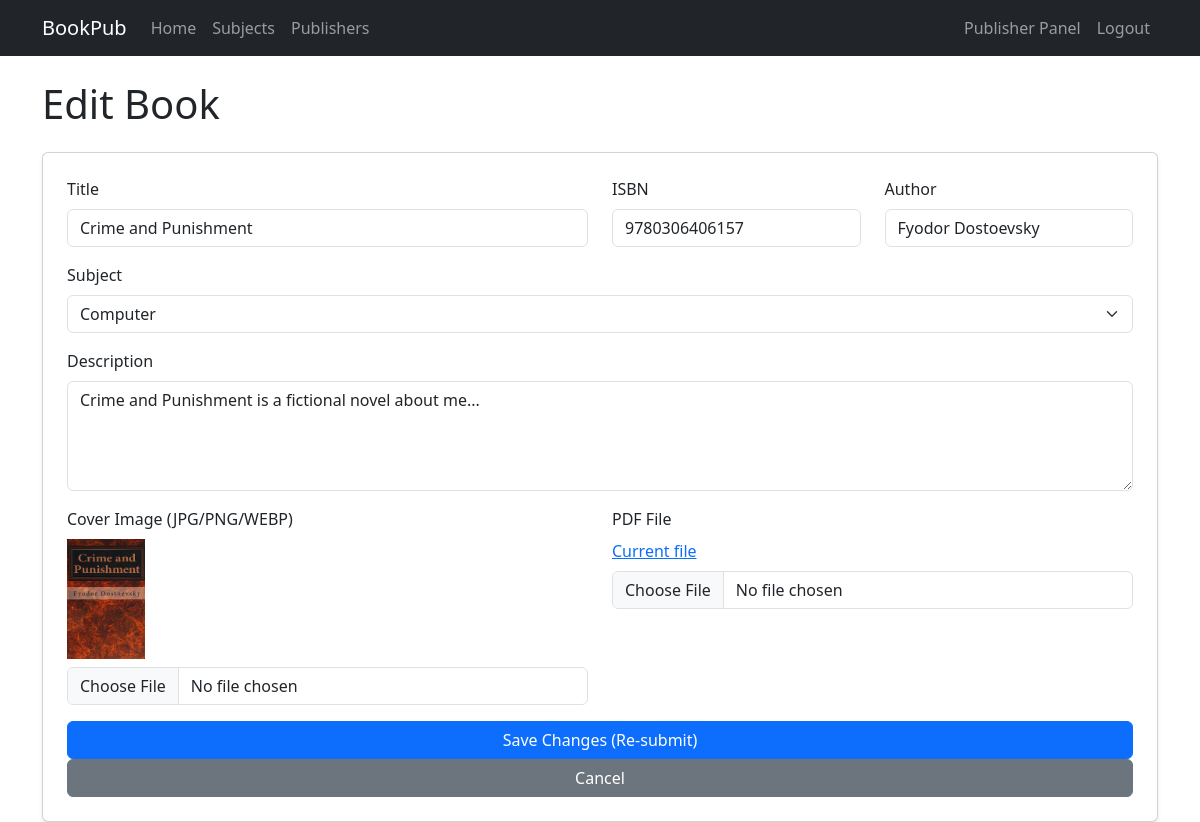
/book_publication/publisher/book_edit.php?id=1 (signed in), run on the app's committed database.
### tables this page shows
CREATE TABLE `books` (
  `id` int(11) NOT NULL,
  `title` varchar(200) NOT NULL,
  `isbn` varchar(20) DEFAULT NULL,
  `author` varchar(100) NOT NULL,
  `subject_id` int(11) DEFAULT NULL,
  `description` text DEFAULT NULL,
  `cover_image` varchar(255) DEFAULT NULL,
  `pdf_file` varchar(255) DEFAULT NULL,
  `publisher_id` int(11) NOT NULL,
  `status` enum('pending','approved','rejected') DEFAULT 'pending',
  `views` int(11) DEFAULT 0,
  `created_at` timestamp NOT NULL DEFAULT current_timestamp()
);

CREATE TABLE `subjects` (
  `id` int(11) NOT NULL,
  `name` varchar(100) NOT NULL,
  `description` text DEFAULT NULL,
  `created_at` timestamp NOT NULL DEFAULT current_timestamp()
);

### book_publication/publisher/book_edit.php (the view, shortened to what this page needs)
<?php
require __DIR__ . '/../config/db.php';
require __DIR__ . '/../includes/header.php';
$publisherId = $_SESSION['user_id'];
$id = isset($_GET['id']) ? (int)$_GET['id'] : 0;
$stmt = mysqli_prepare($conn, "SELECT * FROM books WHERE id=? AND publisher_id=?");
mysqli_stmt_bind_param($stmt, 'ii', $id, $publisherId);
mysqli_stmt_execute($stmt);
$res = mysqli_stmt_get_result($stmt);
$book = mysqli_fetch_assoc($res);
$title       = $book['title'];
$isbn        = $book['isbn'];
$author      = $book['author'];
$subjectId   = $book['subject_id'];
$description = $book['description'];
$subjectsRes = mysqli_query($conn, "SELECT id, name FROM subjects ORDER BY name ASC");
?>
<h1 class="mb-4">Edit Book</h1>
<form method="post" enctype="multipart/form-data" class="card p-4 shadow-sm">
    <div class="row">
        <div class="col-md-6 mb-3">
            <label class="form-label">Title</label>
            <input type="text" name="title" class="form-control"
                   value="<?php echo htmlspecialchars($title); ?>" required>
        </div>
        <div class="col-md-3 mb-3">
            <label class="form-label">ISBN</label>
            <input type="text" name="isbn" class="form-control"
                   value="<?php echo htmlspecialchars($isbn); ?>">
        </div>
        <div class="col-md-3 mb-3">
            <label class="form-label">Author</label>
            <input type="text" name="author" class="form-control"
                   value="<?php echo htmlspecialchars($author); ?>" required>
        </div>
    </div>
    <div class="mb-3">
        <label class="form-label">Subject</label>
        <select name="subject_id" class="form-select">
            <?php while ($s = mysqli_fetch_assoc($subjectsRes)): ?>
                <option value="<?php echo $s['id']; ?>"
                    <?php echo $subjectId == $s['id'] ? 'selected' : ''; ?>>
                    <?php echo htmlspecialchars($s['name']); ?>
                </option>
            <?php endwhile; ?>
        </select>
    </div>
    <div class="mb-3">
        <label class="form-label">Description</label>
        <textarea name="description" rows="4" class="form-control"><?php
            echo htmlspecialchars($description);
        ?></textarea>
    </div>
    <div class="row mb-3">
        <div class="col-md-6">
            <label class="form-label">Cover Image (JPG/PNG/WEBP)</label>
            <?php if ($book['cover_image']): ?>
                <div class="mb-2">
                    <img src="../uploads/covers/<?php echo htmlspecialchars($book['cover_image']); ?>"
                         alt="Cover" style="max-height: 120px;">
                </div>
            <?php endif; ?>
            <input type="file" name="cover_image" class="form-control">
        </div>
        <div class="col-md-6">
            <label class="form-label">PDF File</label>
            <?php if ($book['pdf_file']): ?>
                <div class="mb-2">
                    <a href="../uploads/pdfs/<?php echo htmlspecialchars($book['pdf_file']); ?>" target="_blank">
                        Current file
                    </a>
                </div>
            <?php endif; ?>
            <input type="file" name="pdf_file" class="form-control">
        </div>
    </div>
    <button type="submit" class="btn btn-primary">Save Changes (Re-submit)</button>
    <a href="books.php" class="btn btn-secondary">Cancel</a>
</form>
<?php require __DIR__ . '/../includes/footer.php'; ?>

### data on the page
books: title "Crime and Punishment", isbn "9780306406157", author "Fyodor Dostoevsky", subject_id "Computer", description "Crime and Punishment is a fictional novel about me...", cover_image (picture)
